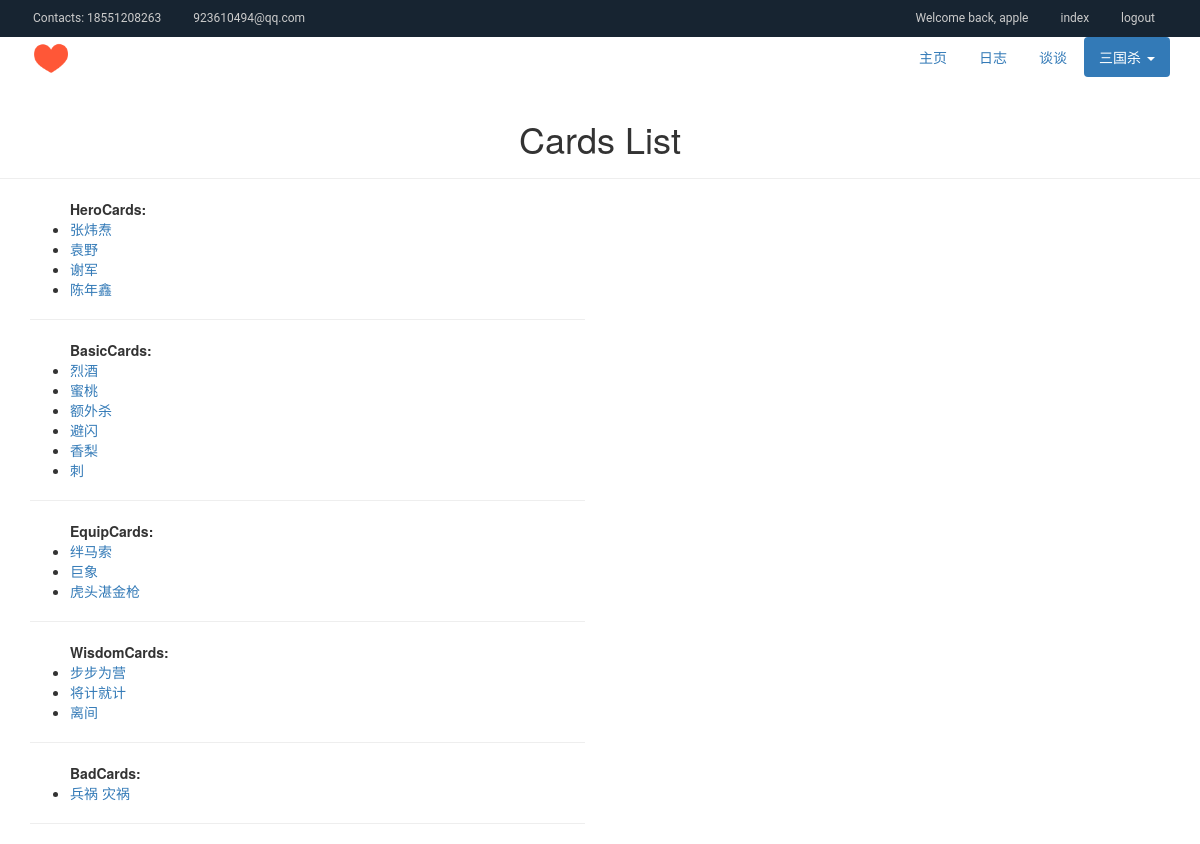
The app's page /k/index/ (signed in) with its own data.
### cards/models.py (models this page shows, shortened)
class Card(models.Model):
	name = models.CharField(max_length=30)
	pid = models.IntegerField()
	blog = models.ForeignKey("blogs.CardBlog", on_delete=models.CASCADE)
	class Meta:
		abstract = True

class HeroCard(Card):
	country = models.CharField(max_length=10, choices=country_choices)
	nickname = models.CharField(max_length=50)
	hp = models.IntegerField(choices=hp_choices)
	skill = models.TextField()
	united = models.CharField(max_length=30, blank=True)
	kind = 'herocard'
	def __str__(self):
		return self.name

class BasicCard(Card):
	point = models.CharField(max_length=5)
	pattern = models.CharField(max_length=10, choices=pattern_choices)
	color = 'red' if pattern == 'heart' or pattern == 'diamond' else 'black'
	special = models.CharField(max_length=10, blank=True)
	effect = models.TextField(max_length=300, blank=True)
	kind = 'basiccard'
	def __str__(self):
		return self.name

class EquipCard(Card):
	special = models.CharField(max_length=20, choices=equip_choices, default='weapon')
	point = models.CharField(max_length=5)
	pattern = models.CharField(max_length=10, choices=pattern_choices)
	color = 'red' if pattern == 'heart' or pattern == 'diamond' else 'black'
	effect = models.TextField()
	kind = 'equipcard'
	def __str__(self):
		return self.name

class WisdomCard(Card):
	special = models.CharField(max_length=20, choices=wisdom_choices, default='immed')
	point = models.CharField(max_length=5)
	pattern = models.CharField(max_length=10, choices=pattern_choices)
	color = 'red' if pattern == 'heart' or pattern == 'diamond' else 'black'
	effect = models.TextField()
	kind = 'wisdomcard'
	def __str__(self):
		return self.name

class BadCard(Card):
	special = models.CharField(max_length=10)
	effect = models.TextField()
	kind = 'badcard'
	def __str__(self):
		return self.name + ' ' + self.special

### cards/views.py (the view)
# urls.py: path("index/", view.index),
def index(request):
	heros = HeroCard.objects.all()
	basics = BasicCard.objects.all()
	equips = EquipCard.objects.all()
	wisdoms = WisdomCard.objects.all()
	bads = BadCard.objects.all()
	if heros or basics or equips or wisdoms or bads:
		nocards = False
	return render(request, "cards/index.html", locals())

### cards/templates/cards/index.html (shortened to what this page needs)
{% extends "login/cb.html" %}
{% load staticfiles %}
{% block presentation %}
<li role="presentation"><a href="{% url 'login:index' %}">主页</a></li>
<li role="presentation"><a href="{% url 'login:login' %}">日志</a></li>
<li role="presentation"><a href="{% url 'chatroom:rooms' %}">谈谈</a></li>
<li role="presentation" class="dropdown active">
    <a id="menu-select" class="dropdown-toggle" data-toggle="dropdown" href="#" role="button" aria-haspopup="true" aria-expanded="false">
	三国杀 <span class="caret"></span>
	</a>
</li>
{% endblock %}
{% block header %}Cards List{% endblock %}
{% block content %}
<div class="container">
<div class="row">
<div class="col-sm-6">
{% if nocards %}
	<p>no cards found.</p>
{% else %}
	{% if heros %}
	<ul><b>HeroCards:</b>
	{% for hero in heros %}
		<li><a href='{% url "cards:card" hero.blog.id %}'>{{ hero }}</a></li>
	{% endfor %}
	</ul>
	<hr />
	{% endif %}
	{% if basics %}
	<ul><b>BasicCards:</b>
	{% for basic in basics %}
		<li><a href='{% url "cards:card" basic.blog.id %}'>{{ basic }}</a></li>
	{% endfor %}
	</ul>
	<hr />
	{% endif %}
	{% if equips %}
	<ul><b>EquipCards:</b>
	{% for equip in equips %}
		<li><a href='{% url "cards:card" equip.blog.id %}'>{{ equip }}</a></li>
	{% endfor %}
	</ul>
	<hr />
	{% endif %}
	{% if wisdoms %}
	<ul><b>WisdomCards:</b>
	{% for wisdom in wisdoms %}
		<li><a href='{% url "cards:card" wisdom.blog.id %}'>{{ wisdom }}</a></li>
	{% endfor %}
	</ul>
	<hr />
	{% endif %}
	{% if bads %}
	<ul><b>BadCards:</b>
	{% for bad in bads %}
		<li><a href='{% url "cards:card" bad.blog.id %}'>{{ bad }}</a></li>
	{% endfor %}
	</ul>
	<hr />
	{% endif %}
{% endif %}
</div>
</div>
</div>
{% endblock %}

### records on screen
HeroCard: name "张炜焘"
HeroCard: name "袁野"
HeroCard: name "谢军"
HeroCard: name "陈年鑫"
BasicCard: name "烈酒"
BasicCard: name "蜜桃"
BasicCard: name "额外杀"
BasicCard: name "避闪"
BasicCard: name "香梨"
BasicCard: name "刺"
EquipCard: name "绊马索"
EquipCard: name "巨象"
EquipCard: name "虎头湛金枪"
WisdomCard: name "步步为营"
WisdomCard: name "将计就计"
WisdomCard: name "离间"
BadCard: name+special "兵祸 灾祸"

### other values on screen
{{ request.session.user_name }} "apple"
